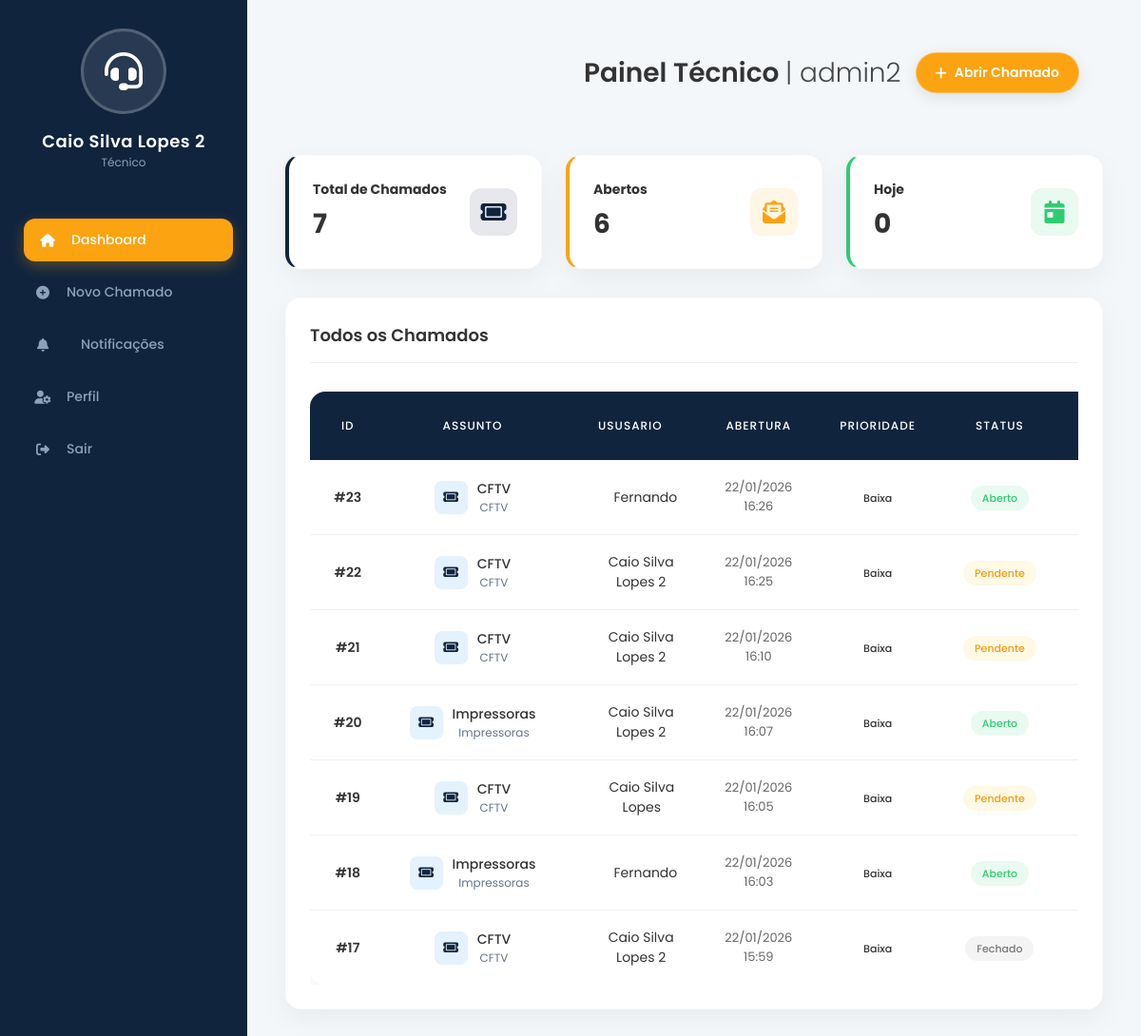
The page /tecnico/dashboard/ (signed in) on the database as committed earlier.
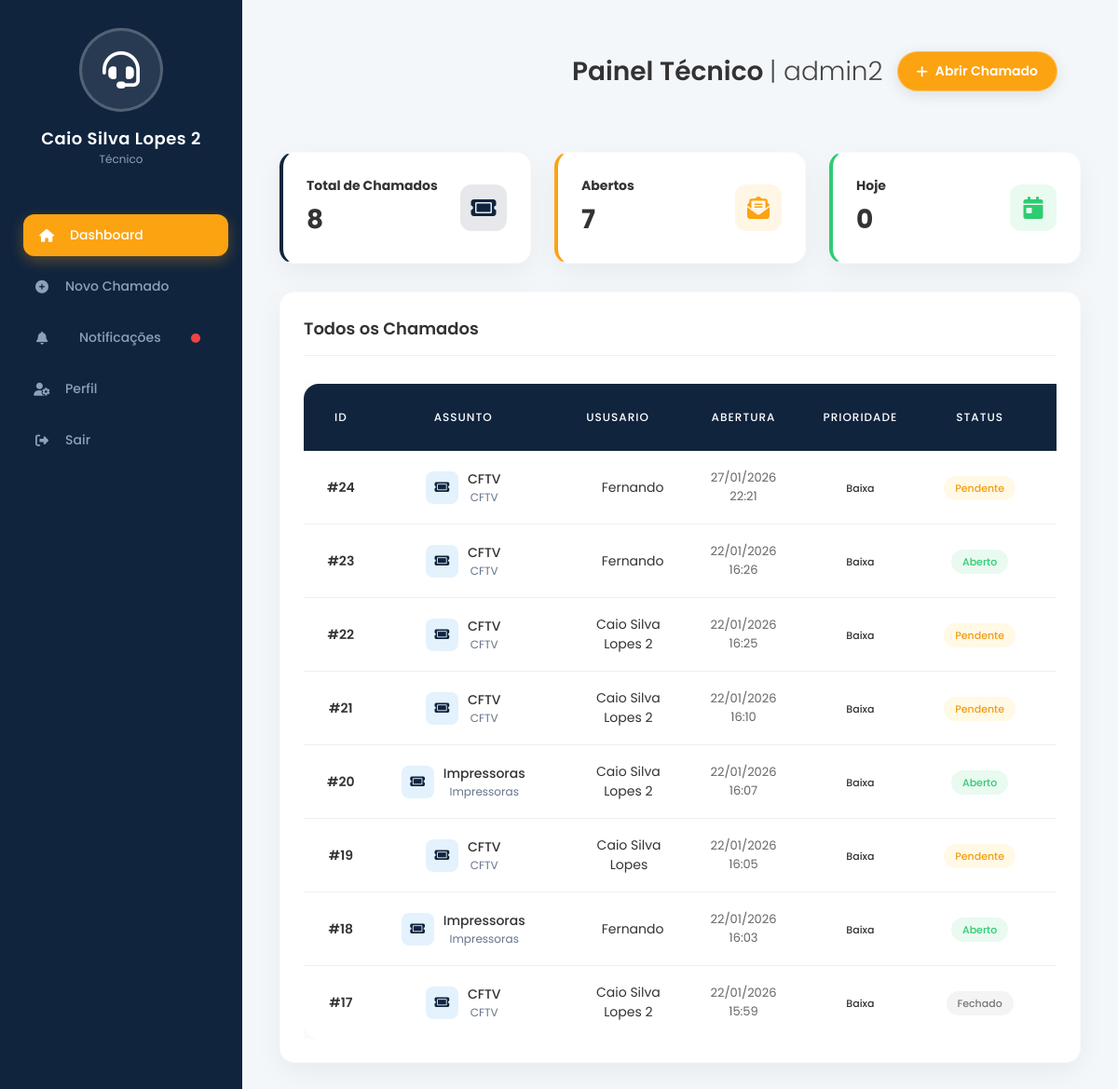
The same page on the database as committed later.
### tickets/models.py (models this page shows, shortened)
class Tickets (models.Model):
    STATUS_CHOICES = [
        ('SEM', 'Sem atendimento'),
        ('ABE', 'Aberto'),
        ('FEC', 'Fechado'),
    ]
    PRIORITY_CHOICES =[
        ('DEF','desconhecido'),
        ('BAX','Baixa'),
        ('MED','Média'),
        ('ALT','Alta'),
        ('URG','Urgente'),
        ]
    id = models.AutoField(primary_key=True)
    category = models.ForeignKey(Category, on_delete=models.PROTECT,related_name='Categoria')
    opened_by=models.ForeignKey(settings.AUTH_USER_MODEL, on_delete=models.PROTECT,related_name='tickets_opened')
    attributed_to=models.ForeignKey(settings.AUTH_USER_MODEL, on_delete=models.PROTECT,related_name='tickets_assigned', blank=True, null=True)
    description = models.CharField(max_length=400, blank=False, null=False)
    status = models.CharField(max_length=3, choices=STATUS_CHOICES, default='SEM')
    priority = models.CharField(max_length=3, choices=PRIORITY_CHOICES, default='DEF')
    opening_date = models.DateTimeField(auto_now_add=True)
    updated_date = models.DateTimeField(auto_now=True)
    closing_date = models.DateTimeField(null=True, blank=True)
    attachment = models.ImageField(upload_to='attachment/', null=True, blank=True)
    sla_response_due_at = models.DateTimeField(null=True, blank=True, verbose_name="SLA response")
    sla_resolution_due_at = models.DateTimeField(null=True, blank=True, verbose_name="SLA resolution")

class Category(models.Model):
    id = models.AutoField(primary_key=True)
    name = models.CharField(max_length=50, blank=False, null=False)
    description = models.CharField(max_length=400, blank=True, null=True)

### users/models.py (models this page shows, shortened)
class Account(AbstractUser):
    enterprise = models.ForeignKey(
        Enterprise,
        on_delete=models.PROTECT,
        related_name='accounts',
        verbose_name='Empresa',
        null=True,
        blank=True
    )
    IS_TECH_CHOICES = (
        (False, 'Usuário'),
        (True, 'Técnico'),
    )
    is_technician = models.BooleanField(
        default=False,
        verbose_name="É técnico?",
        choices=IS_TECH_CHOICES
    )
    display_name = models.CharField(max_length=200, verbose_name="Nome Completo", blank=True)
    email_confirmed = models.BooleanField(default=False, verbose_name="Email Confirmado")

### users/views.py (the view)
# urls.py: path("tecnico/dashboard/", dashboard_technical, name="dashboard_technical"),
@login_required
def dashboard_technical(request):
    if not request.user.is_technician:
        return redirect('novo_ticket')
    tech = request.user
    tickets = Tickets.objects.all().order_by('-opening_date')
    today = timezone.now().date()
    today_count = tickets.filter(opening_date__date=today).count()
    open_count = tickets.filter(status__in=['ABE', 'SEM']).count()
    urgent_count = tickets.filter(priority__in=['URG', 'ALT']).count()
    total_count = tickets.count()
    context = {
        'tech': tech,
        'tickets': tickets,
        'today_count': today_count,
        'open_count': open_count,
        'urgent_count': urgent_count,
        'total_count': total_count,
    }
    return render(request, 'dashboard_technical.html', context)

### users/context_processors.py (called while the page is built)
def notification_counts(request):
    if request.user.is_authenticated:
        count = Notification.objects.filter(recipient=request.user, is_read=False).count()
        return {
            'unread_notifications_count': count,
            'has_unread_notifications': count > 0
        }
    return {}

### users/templates/dashboard_technical.html (shortened to what the changed rows need)
{% load static %}
<!DOCTYPE html>
<html lang="pt-br">
<head>
    <link rel="stylesheet" href="https://cdnjs.cloudflare.com/ajax/libs/font-awesome/6.4.0/css/all.min.css">
    <link rel="stylesheet" href="{% static 'css/global.css' %}?v=2">
    <link rel="stylesheet" href="{% static 'css/components.css' %}?v=2">
    <link rel="stylesheet" href="{% static 'css/dashboard.css' %}?v=7">
</head>
<body>
    {% include 'partials/sidebar.html' %}
    <main class="main-content">
        <div class="welcome-section">
            <div class="welcome-header">
                <h1 class="welcome-title">
                    Painel Técnico <span>| {{ user.get_full_name | default:user.username }}</span>
                </h1>
            </div>
        </div>
        <div class="stats-grid" style=" grid-template-columns: repeat(3, 1fr);">
            <div class="card" style="border-left: 4px solid var(--primary-color);">
                <div class="card-body" style="display: flex; align-items: center; justify-content: space-between;">
                    <div>
                        <h5 class="text-secondary" style="font-size: 14px; margin-bottom: 5px;">Total de Chamados</h5>
                        <h2 style="font-size: 28px; font-weight: 700; color: var(--text-primary); margin: 0;">
                            {{ total_count }}
                        </h2>
                    </div>
                </div>
            </div>
            <div class="card" style="border-left: 4px solid var(--accent-orange);">
                <div class="card-body" style="display: flex; align-items: center; justify-content: space-between;">
                    <div>
                        <h5 class="text-secondary" style="font-size: 14px; margin-bottom: 5px;">Abertos</h5>
                        <h2 style="font-size: 28px; font-weight: 700; color: var(--text-primary); margin: 0;">
                            {{ open_count }}
                        </h2>
                    </div>
                </div>
            </div>
            <div class="card" style="border-left: 4px solid #2ecc71;">
                <div class="card-body" style="display: flex; align-items: center; justify-content: space-between;">
                    <div>
                        <h2 style="font-size: 28px; font-weight: 700; color: var(--text-primary); margin: 0;">
                            {{ today_count|default:"0" }}
                        </h2>
                    </div>
                </div>
            </div>
        </div>
        <div class="card">
            <div class="table-responsive">
                <table class="styled-table" style="width: 100%;">
                    <thead>
                        <tr>
                            <th>ID</th>
                            <th>Assunto</th>
                            <th>Ususario</th>
                            <th>Abertura</th>
                            <th>Prioridade</th>
                            <th>Status</th>
                            <th>Atribuído a</th>
                        </tr>
                    </thead>
                    <tbody>
                        {% for ticket in tickets %}
                        <tr>
                            <td style="font-weight: 600;">#{{ ticket.id }}</td>
                            <td>
                                <div style="display: flex;justify-content: center;  align-items: center; gap: 10px;">
                                    <div
                                        style="width: 35px; height: 35px; background: #e3f2fd; border-radius: 8px; display: flex; align-items: center; justify-content: center; color: var(--primary-color);">
                                        <i class="fa-solid fa-ticket"></i>
                                    </div>
                                    <div>
                                        <div style="font-weight: 500; color: var(--text-primary);">
                                            {{ticket.category.name|truncatechars:40 }}</div>
                                        <div style="font-size: 12px; color: var(--text-secondary);">
                                            {{ticket.category.name|default:'Geral' }}</div>
                                    </div>
                                </div>
                            </td>
                            <td>
                                <div style="display: flex;justify-content: center;align-items: center; gap: 8px;">
                                    <div class="avatar-small"
                                        style="background-color: var(--secondary-color); color: white; width: 24px; height: 24px; font-size: 10px;">
                                    </div>
                                    {{ ticket.opened_by.display_name|default:ticket.opened_by.username }}
                                </div>
                            </td>
                            <td style="font-size: 13px; color: #666;">
                                {{ ticket.opening_date|date:"d/m/Y H:i" }}
                            </td>
                            <td>
                                {% if ticket.priority == 'URG' or ticket.priority == 'ALT' %}
                                <span class="badge badge-high">Alta</span>
                                {% elif ticket.priority == 'MED' %}
                                <span class="badge badge-medium">Média</span>
                                {% else %}
                                <span class="badge badge-low">Baixa</span>
                                {% endif %}
                            </td>
                            <td>
                                {% if ticket.status == 'ABE' %}
                                <span class="badge badge-open">Aberto</span>
                                {% elif ticket.status == 'FEC' %}
                                <span class="badge badge-closed">Fechado</span>
                                {% else %}
                                <span class="badge badge-pending">Pendente</span>
                                {% endif %}
                            </td>
                            <td>
                            </td>
                        </tr>
                        {% endfor %}
                    </tbody>
                </table>
            </div>
        </div>
    </main>
</body>
</html>

### users/templates/partials/sidebar.html (shortened to what this page needs)
<aside class="sidebar">
    <div class="profile-section">
        <div class="profile-img">
            {% if request.user.is_technician %}
            <i class="fa-solid fa-headset"></i>
            {% else %}
            <i class="fa-solid fa-user"></i>
            {% endif %}
        </div>
        <div class="profile-name">
            {{ request.user.display_name|default:request.user.username }}
        </div>
        {% if request.user.is_technician %}
        <div style="font-size: 12px; color: #8da1b9;">Técnico</div>
        {% endif %}
    </div>
    <ul class="nav-menu">
        {% if request.user.is_technician %}
        <li><a href="{% url 'dashboard_technical' %}"
                class="{% if request.resolver_match.url_name == 'dashboard_technical' %}active{% endif %}"><i
                    class="fa-solid fa-house"></i> <span>Dashboard</span></a></li>
        <li><a href="{% url 'novo_ticket' %}"
                class="{% if request.resolver_match.url_name == 'novo_ticket' %}active{% endif %}"><i
                    class="fa-solid fa-plus-circle"></i> <span>Novo Chamado</span></a></li>
        <li><a href="{% url 'notifications' %}"
                class="{% if request.resolver_match.url_name == 'notifications' %}active{% endif %}"
                style="display: flex; align-items: center; justify-content: space-between;">
                <div style="display: flex; align-items: center; gap: 15px;">
                    <i class="fa-solid fa-bell"></i> <span>Notificações</span>
                </div>
                {% if has_unread_notifications %}
                <span
                    style="background: #ef4444; width: 10px; height: 10px; border-radius: 50%; display: inline-block; margin-right: 10px;"></span>
                {% endif %}
            </a></li>
        <li><a href="{% url 'perfil' %}"
                class="{% if request.resolver_match.url_name == 'perfil' %}active{% endif %}"><i
                    class="fa-solid fa-user-gear"></i> <span>Perfil</span></a></li>
        {% endif %}
        <li><a href="{% url 'logout_client' %}"><i class="fa-solid fa-right-from-bracket"></i> <span>Sair</span></a>
        </li>
    </ul>
</aside>

Rows that differ between the two databases and show on the page:
added Tickets: id "24", category.name "CFTV", opened_by.display_name "Fernando", opening_date "27/01/2026 22:21", priority "Baixa", status "Pendente"
Other text that changed with them:
{{ total_count }}: "7" → "8"
{{ open_count }}: "6" → "7"
